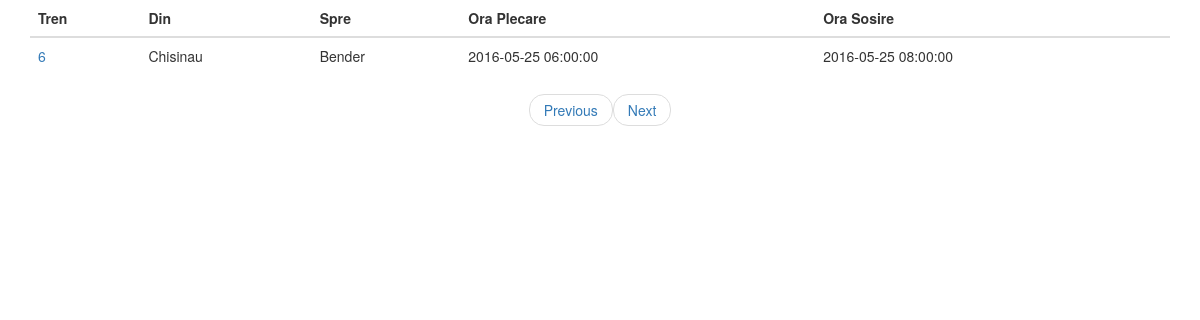
Before: /admin/edit.php with the older database file.
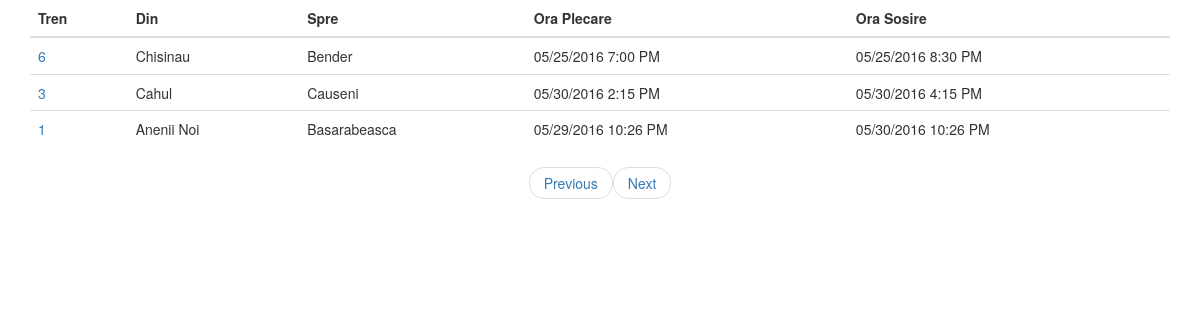
After: the same page with the newer database file.
### tables this page shows
CREATE TABLE `schedule` (
  `id` int(11) NOT NULL,
  `id_train` int(2) NOT NULL,
  `start` varchar(20) NOT NULL,
  `destination` varchar(20) NOT NULL,
  `start_time` varchar(20) NOT NULL,
  `destination_time` varchar(20) NOT NULL
);

### admin/edit.php (the view, shortened to what this page needs)
<?
$range=1;
function getsched()
	{
		$max=$GLOBALS['range']*10;
		$min = $max - 10;
		$Q = mysql_query("SELECT * FROM schedule WHERE id BETWEEN $min AND $max ");
		$q = mysql_fetch_array($Q);
		echo "<table class='table table-hover'><thead><tr><th>Tren</th><th>Din</th><th>Spre</th><th>Ora Plecare</th><th>Ora Sosire</th></tr></thead>";
		echo "<tbody>";
		do
			{
				echo "<tr><td><a class='nav-link' href='edit.php?id=$q[0]'>$q[1]</a></td><td>$q[2]</td><td>$q[3]</td><td>$q[4]</td><td>$q[5]</td><tr>";
			}while($q = mysql_fetch_array($Q));
		echo "</tbody></table>";
	}
?>
<!DOCTYPE html>
	<html>
		<head>
				  <link rel="stylesheet" href="https://cdnjs.cloudflare.com/ajax/libs/bootstrap-datetimepicker/4.17.37/js/bootstrap-datetimepicker.min.js" />
    <link rel="stylesheet" href="../css/bootstrap.min.css" />
    <link rel="stylesheet" href="../css/bootstrap-datetimepicker.min.css" />
		</head>
		<body>
			<div class="container" id="main">
				<?
				if(isset($_GET['id']))
					{
						$var = $_GET['id'];
						$sch = mysql_fetch_row(mysql_query("SELECT * FROM schedule WHERE id=$var"));
						$tren = mysql_fetch_row(mysql_query("SELECT name FROM train WHERE id=$sch[1]"));
						$tren = $tren[0];
						$cityFrom = $sch[2];
						$cityTo = $sch[3];
						$date = $sch[4];
						$date2 = $sch[5];
						echo '<form name="update" action="edit.php" method="POST">';
						echo '<div class="form-group">';
						echo '<div class="col-md-2">';
				    	echo '<label>Tren</label>';
				    	echo '<select class="form-control" name="train" required>';
	                    echo "<option>$tren</option>";
                      	$T = mysql_query("SELECT name FROM train ");
						$t = mysql_fetch_array($T);
						do{echo "<option>$t[0]</option>";}while ($t = mysql_fetch_array($T));
						echo "</select></div>";
						echo '<div class="col-md-2">';
				    	echo '<label>Din</label>';
				    	echo '<select class="form-control" name="cityFrom" required>';
	                    echo "<option>$cityFrom</option>";
                      	$FROM = mysql_query("SELECT * FROM city ");
						$f = mysql_fetch_array($FROM);
						do{echo "<option>$f[0]</option>";}while ($f = mysql_fetch_array($FROM));
						echo "</select></div>";
						echo '<div class="col-md-2">';
				    	echo '<label>Spre</label>';
				    	echo '<select class="form-control" name="cityTo" required>';
	                    echo "<option>$cityTo</option>";
                      	$FROM = mysql_query("SELECT * FROM city ");
						$f = mysql_fetch_array($FROM);
						do{echo "<option>$f[0]</option>";}while ($f = mysql_fetch_array($FROM));
						echo "</select></div>";
						echo '<div class="col-md-3">';
        	        	echo '<label>Data Pornire</label>';
            			echo '<div class="form-group">';
  						echo '<div class="input-group date" id="datetimepicker1" >';
    					echo "<input type='text' class='form-control' name='date' value='$date'/>";
    					echo '<span class="input-group-addon"><span class="glyphicon glyphicon-calendar"></span></span></div></div></div>';
    					echo '<div class="col-md-3">';
        	        	echo '<label>Data Sosire</label>';
            			echo '<div class="form-group">';
  						echo '<div class="input-group date" id="datetimepicker2" >';
    					echo "<input type='text' class='form-control' name='date2' value='$date2'/>";
    					echo '<span class="input-group-addon"><span class="glyphicon glyphicon-calendar"></span></span></div></div></div>';
						echo "<input type='hidden' value=$var name='var'>";
			  			echo '<button type="submit" class="btn btn-primary btn-block" name="submit">Update</button>';
						echo "</form>";
					}
				else
					{
						getsched();
						$p=$range;
						$n=$range+1;
						echo '<ul class="pager">';
						echo "<li><a href=\"edit.php?p=$p\">Previous</a></li>";
						echo "<li><a href=\"edit.php?p=$n\">Next</a></li>";
						echo '</ul>';
					}
				?>
			</div>
		</body>
	</html>

Changed rows visible on the page:
changed schedule "Chisinau": start_time "2016-05-25 06:00:00" → "05/25/2016 7:00 PM"; destination_time "2016-05-25 08:00:00" → "05/25/2016 8:30 PM"
added schedule: id_train "3", start "Cahul", destination "Causeni", start_time "05/30/2016 2:15 PM", destination_time "05/30/2016 4:15 PM"
added schedule: id_train "1", start "Anenii Noi", destination "Basarabeasca", start_time "05/29/2016 10:26 PM", destination_time "05/30/2016 10:26 PM"
